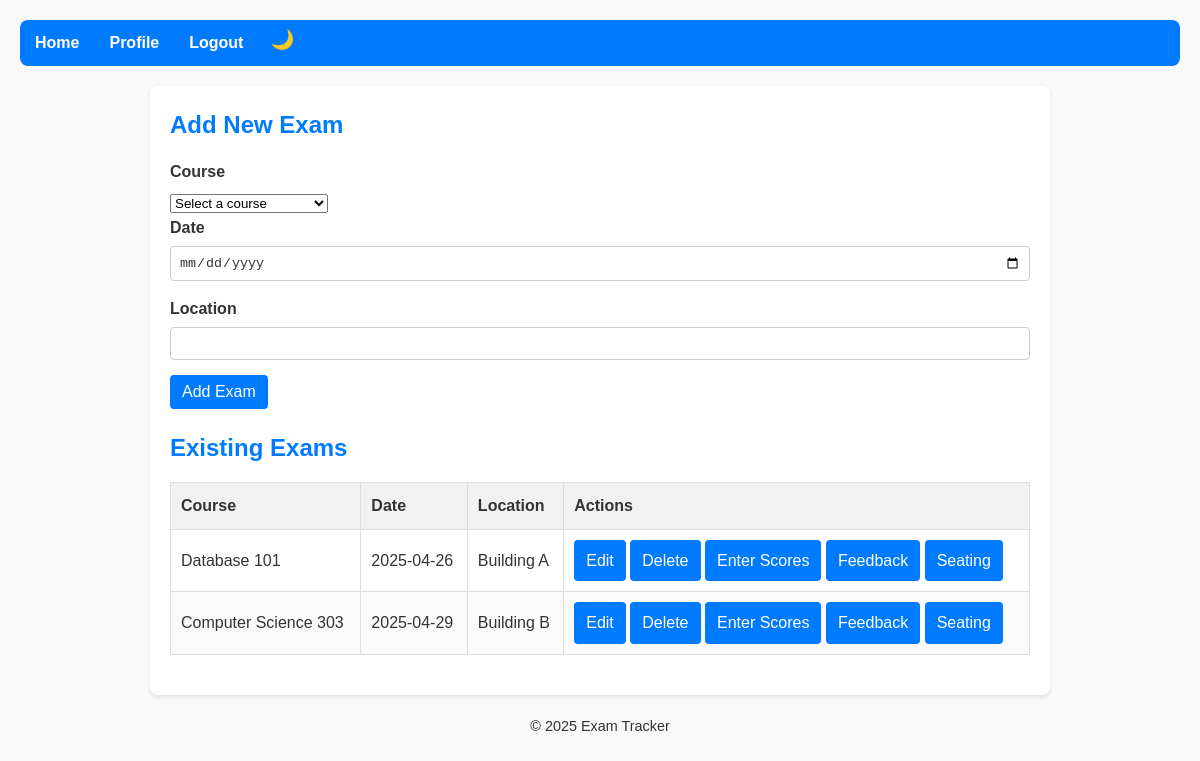
Screenshot of /teacher.php (signed in) with the database file from the repository.
### tables this page shows
CREATE TABLE `exams` (
  `exam_id` int NOT NULL AUTO_INCREMENT,
  `course_id` int NOT NULL,
  `exam_date` date NOT NULL,
  `location` varchar(100) DEFAULT NULL,
  PRIMARY KEY (`exam_id`),
  KEY `course_id` (`course_id`),
  CONSTRAINT `exams_ibfk_1` FOREIGN KEY (`course_id`) REFERENCES `courses` (`course_id`)
);

CREATE TABLE `courses` (
  `course_id` int NOT NULL AUTO_INCREMENT,
  `course_name` varchar(100) NOT NULL,
  `code` varchar(20) NOT NULL,
  PRIMARY KEY (`course_id`),
  UNIQUE KEY `code` (`code`)
);

### teacher.php (the view, shortened to what this page needs)
<?php
include 'db.php';
include 'includes/header.php';
$editing = false;
$stmt = $pdo->prepare('SELECT e.exam_id, c.course_name, e.exam_date, e.location FROM exams e JOIN courses c ON e.course_id = c.course_id ORDER BY e.exam_date');
$stmt->execute();
$exams = $stmt->fetchAll();
?>
<div class="container">
    <h2><?php echo $editing ? 'Edit Exam' : 'Add New Exam'; ?></h2>
    <form method="post">
        <label for="course_id">Course</label>
        <select id="course_id" name="course_id" required>
            <option value="">Select a course</option>
        </select>
        <label for="exam_date">Date</label>
        <input id="exam_date" name="exam_date" type="date" value="<?= isset($exam_date) ? htmlspecialchars($exam_date) : ''; ?>" required>
        <label for="location">Location</label>
        <input id="location" name="location" type="text" value="<?= isset($location) ? htmlspecialchars($location) : ''; ?>">
        <?php if ($editing): ?>
            <input type="hidden" name="exam_id" value="<?= $exam_id; ?>">
            <button type="submit" name="edit_exam" class="btn">Update Exam</button>
            <a href="teacher.php" class="btn">Cancel</a>
        <?php else: ?>
            <button type="submit" name="add_exam" class="btn">Add Exam</button>
        <?php endif; ?>
    </form>
    <h2>Existing Exams</h2>
    <?php if ($exams): ?><table>
        <tr><th>Course</th><th>Date</th><th>Location</th><th>Actions</th></tr>
        <?php foreach ($exams as $ex): ?><tr><td><?=htmlspecialchars($ex['course_name']);?></td>
            <td><?=htmlspecialchars($ex['exam_date']);?></td><td><?=htmlspecialchars($ex['location']);?></td>
            <td>
            <a href="?edit=<?= $ex['exam_id'];?>" class="btn">Edit</a>
            <a href="?delete=<?= $ex['exam_id'];?>" class="btn" onclick="return confirm('Delete this exam?');">Delete</a>
            <a href="enter_scores.php?exam_id=<?= $ex['exam_id'];?>" class="btn">Enter Scores</a>
            <a href="feedback.php?exam_id=<?= $ex['exam_id'] ?>" class="btn">Feedback</a>
            <a href="seating.php?exam_id=<?= $ex['exam_id'] ?>" class="btn">Seating</a>
        </td></tr><?php endforeach;?></table><?php else:?><p>No exams found.</p><?php endif; ?></div>
        <?php include 'includes/footer.php'; ?>

### assets/css/style.css (style rules this page uses)
:root { --bg-color: #f9f9f9; --card-bg: #fff; --text-color: #333; --accent-color: #007BFF; --nav-bg: #007BFF; --nav-text: #fff; --table-header: #f1f1f1; --table-row-alt: #fafafa; }
* { margin: 0; padding: 0; box-sizing: border-box; }
body { font-family: Arial, sans-serif; line-height: 1.6; background-color: var(--bg-color); color: var(--text-color); padding: 20px; }
.container { max-width: 900px; margin: 0 auto; background: var(--card-bg); padding: 20px; border-radius: 8px; box-shadow: 0 2px 4px rgba(0,0,0,0.1); }
h1, h2 { margin-bottom: 15px; color: var(--accent-color); }
a { color: var(--accent-color); text-decoration: none; }
button, .btn { display: inline-block; padding: 8px 12px; border: none; border-radius: 4px; background: var(--accent-color); color: var(--nav-text); cursor: pointer; font-size: 1rem; text-align: center; }
table { width: 100%; border-collapse: collapse; margin-bottom: 20px; }
table th, table td { padding: 10px; border: 1px solid #ddd; text-align: left; }
table th { background: var(--table-header); }
table tr:nth-child(odd) { background: var(--table-row-alt); }
form { margin-bottom: 20px; }
label { display: block; margin-bottom: 5px; font-weight: bold; }
input[type="text"], input[type="email"], input[type="password"], input[type="date"] { width: 100%; padding: 8px; margin-bottom: 15px; border: 1px solid #ccc; border-radius: 4px; background: var(--card-bg); color: var(--text-color); }

### rows the page displays
exams: course.course_name "Database 101", exam_date "2025-04-26", location "Building A"
exams: course.course_name "Computer Science 303", exam_date "2025-04-29", location "Building B"
